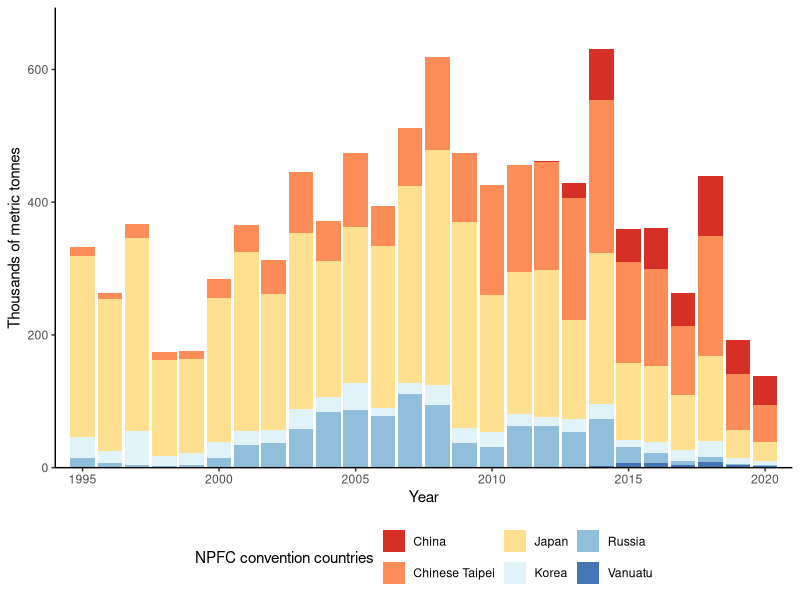
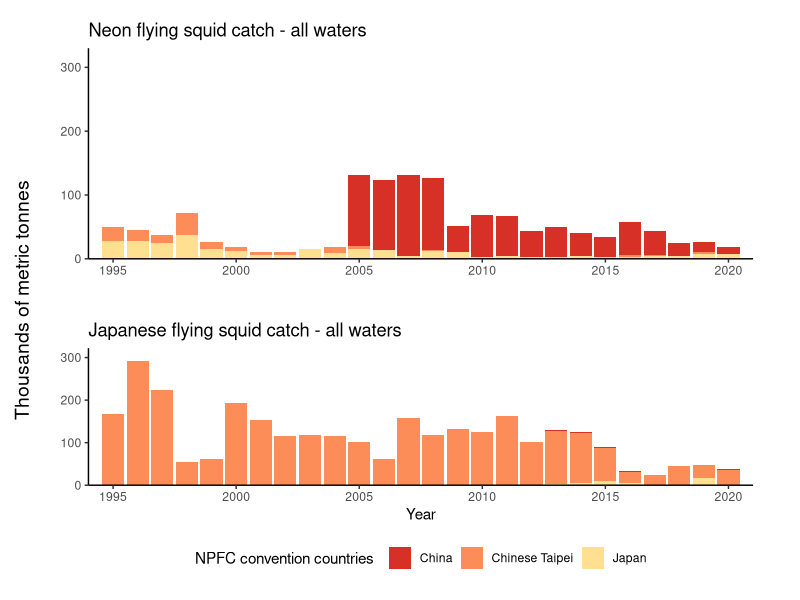
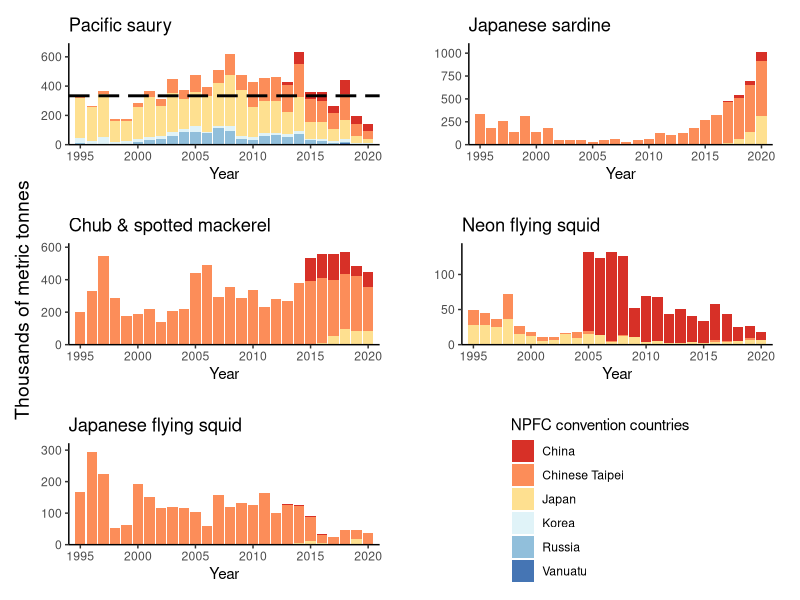
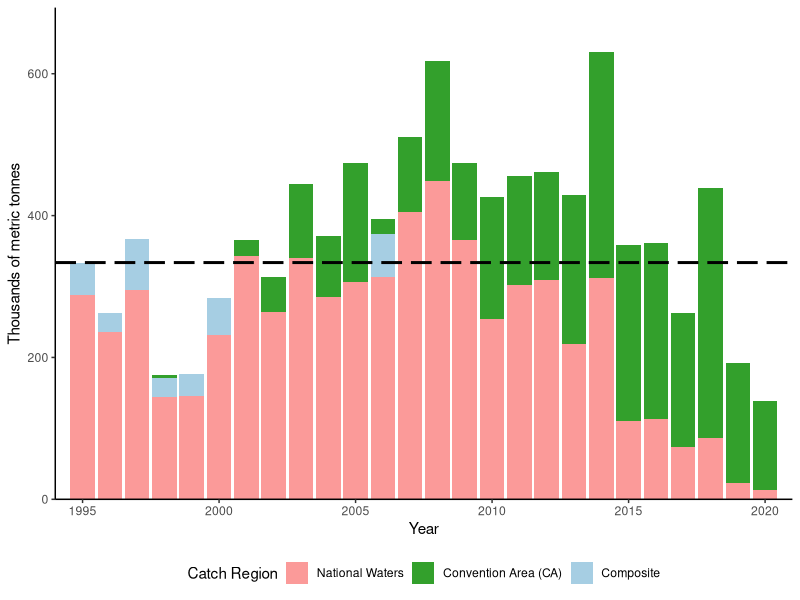
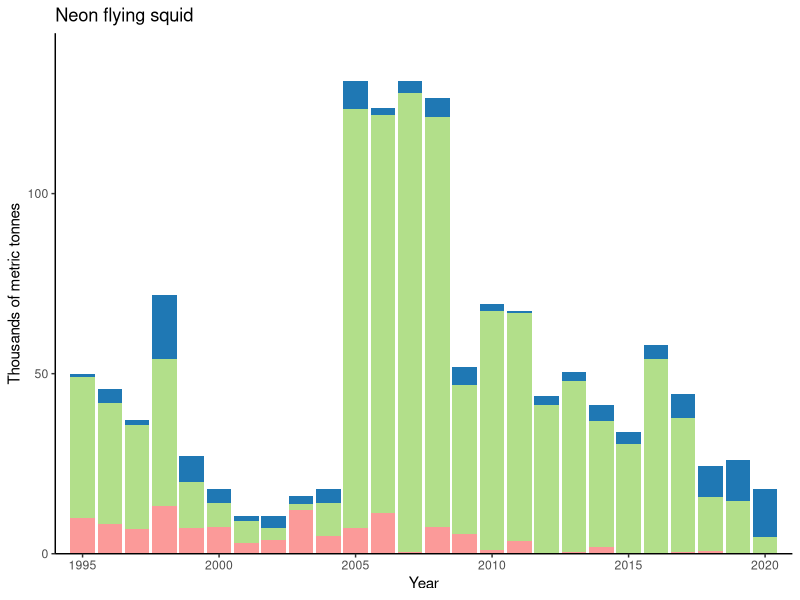
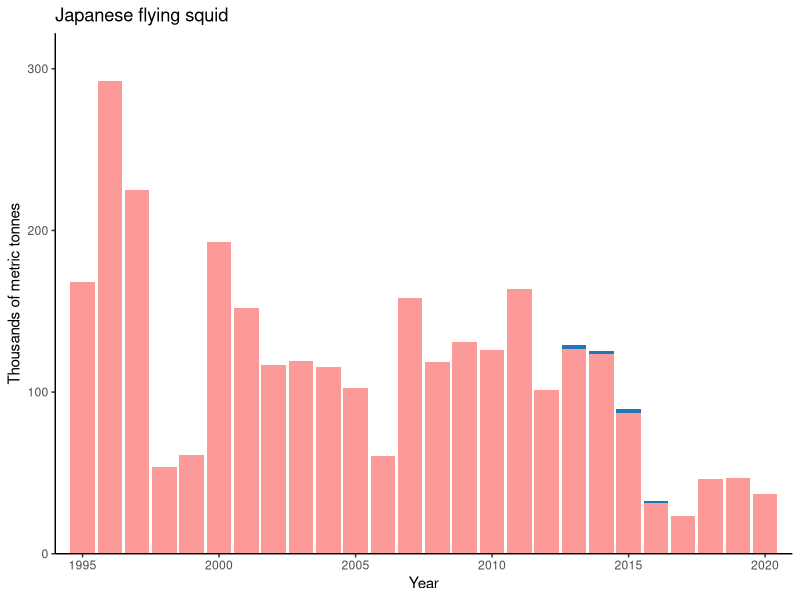
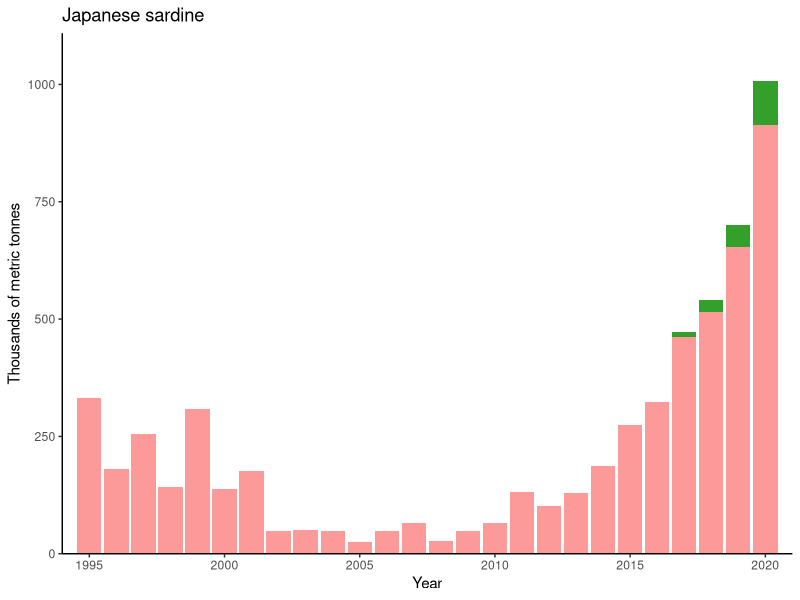
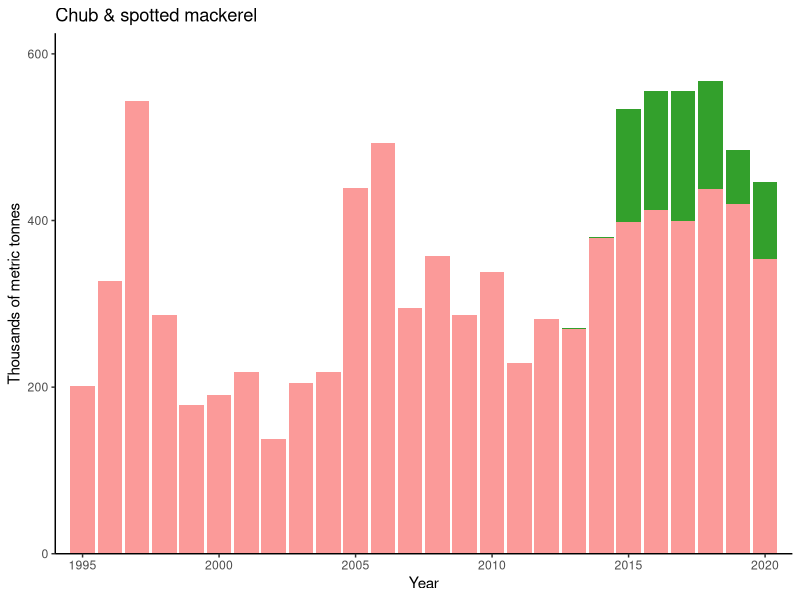

Source code (R) for these figures, in order:
## ---- chunk 1
library(tidyverse)
library(here)
# install.packages('RColorBrewer')
library(RColorBrewer)
library(cowplot)

## ---- chunk 2
NPFCcatch <- read_csv(here('data//NPFCcatchstats_June102021.csv'))
NPFCeffort <- read_csv(here('data//NPFCeffortstats_June102021.csv'))

# explore data
unique(NPFCcatch$species)
unique(NPFCeffort$species)
unique(NPFCcatch$region)
unique(NPFCcatch$gear)
unique(NPFCeffort$gear)

# uniform styling for tidyverse
NPFCcatch$region <- str_replace_all(NPFCcatch$region, "\n", "")
NPFCeffort$species <- str_to_lower(NPFCeffort$species)
NPFCcatch$gear <- str_to_lower(NPFCcatch$gear)
NPFCeffort$gear <- str_to_lower(NPFCeffort$gear)
## ---- chunk 3
saury <- NPFCcatch %>% filter(species=='pacific_saury') %>% mutate(catch_mton=catch_mton/1000)

stats <- saury %>%
  group_by(year) %>%
  summarize(sum_catch = sum(catch_mton))
TAC_CA <- 198
TAC <- 333.75
#TAC/max(stats$sum_catch)
TAC/mean(stats$sum_catch)

# derive statistics for describing data
stats_CA <- saury %>% filter(region=='CA') %>%
  group_by(year) %>%
  summarize(sum_catch = sum(catch_mton))
TAC_CA/max(stats_CA$sum_catch)
TAC_CA/mean(stats_CA$sum_catch)



## ---- chunk 4
# custom color scale to hold constant with all plots
convcountries <- brewer.pal(6, 'RdYlBu')
names(convcountries) <- levels(NPFCcatch$country)
customscale <- scale_fill_manual(values=convcountries, labels=c('China','Chinese Taipei','Japan','Korea','Russia', 'Vanuatu'))

saurycatchplot <- ggplot(data=saury, aes(x=year, y=catch_mton, fill=country)) +
  geom_bar(position='stack', stat='identity') +
  customscale +
  scale_x_continuous(limits=c(1994,2021), expand=c(0,0)) +
  scale_y_continuous(expand=expansion(mult=c(0,0.1)))  +
  xlab('Year') +
  ylab('Thousands of metric tonnes') +
  labs(fill='NPFC convention countries') +
  theme_classic() +
  theme(legend.position = 'bottom')
saurycatchplot

ggsave(here('output/figures', 'NPFC_catch_saury_allcountries.png'),
       saurycatchplot +
        geom_hline(yintercept=333.75,color='black',linetype='longdash', size=1) +
         ggtitle('Pacific saury catch (all areas)'),
       width=200, height=150, units='mm')
## ---- chunk 5
catchplotfnc <- function(sp, leg_pos='none', ...) { # the default settings are for writing to a plot_grid
  dat <- NPFCcatch %>% filter(species==sp) %>% mutate(catch_mton=catch_mton/1000)
  plot <- ggplot(data=dat, aes(x=year, y=catch_mton, fill=country)) +
  geom_bar(position='stack', stat='identity') +
  customscale +
  scale_x_continuous(limits=c(1994,2021), expand=c(0,0)) +
  scale_y_continuous(expand=expansion(mult=c(0,0.1)))  +
  xlab('Year') +
  ylab('Thousands of metric tonnes') +
  labs(fill='NPFC convention countries') +
  theme_classic() +
  theme(legend.position=leg_pos)
}

saurycatchplot2 <- catchplotfnc(sp='pacific_saury') +
ggtitle('Pacific saury') +
geom_hline(yintercept=333.75,color='black',linetype='longdash', size=1)

neonsquidcatchplot <- catchplotfnc(sp='neon_flying_squid') + ggtitle('Neon flying squid')
jpnsquidcatchplot <- catchplotfnc(sp='jpn_flying_squid') + ggtitle('Japanese flying squid')

squidcatchplotgrid <- plot_grid(neonsquidcatchplot +
                                    scale_y_continuous(limits=c(0,300), expand=expansion(mult=c(0,0.1))) +
                                    ylab(NULL) + xlab(NULL) +
                                    ggtitle('Neon flying squid catch - all waters'),
                                jpnsquidcatchplot +
                                    theme(legend.position = 'bottom') +
                                    ylab(NULL) +
                                    ggtitle('Japanese flying squid catch - all waters'),
                                ncol=1, scale=0.9) +
                      theme(plot.margin=margin(l=10)) +
                      draw_label(label='Thousands of metric tonnes', x=0.01, y=0.5, angle=90)
squidcatchplotgrid

ggsave(here('output/figures', 'NPFC_catch_allsquid_allcountries.png'), squidcatchplotgrid +
 labs(caption='Data from https://www.npfc.int/statistics.'),
       width=200, height=150, units='mm')


sardinecatchplot <- catchplotfnc(sp='jpn_sardine') + ggtitle('Japanese sardine')

mackerelcatchplot <- catchplotfnc(sp='chub_spotted_mackerel') + ggtitle('Chub & spotted mackerel')

# extract legend
leg <- cowplot::get_legend(saurycatchplot + theme(legend.position='right'))

NPFCcatch_plotgrid <- plot_grid(saurycatchplot2 + ylab(NULL),
                                sardinecatchplot + ylab(NULL),
                                mackerelcatchplot + ylab(NULL),
                                neonsquidcatchplot + ylab(NULL),
                                jpnsquidcatchplot + ylab(NULL), leg, ncol=2,
                                scale=0.9) +
  theme(plot.margin=margin(l=10)) +
  draw_label(label='Thousands of metric tonnes', x=0.01, y=0.5, angle=90)
NPFCcatch_plotgrid
ggsave(here('output/figures', 'NPFC_catch_allspecies_allcountries.png'),
       NPFCcatch_plotgrid,
       width=300, height=150, units='mm')

## ---- chunk 6

# create color scale to hold across all regions
regioncolors <- rev(brewer.pal(length(unique(NPFCcatch$region)), 'Paired'))
names(regioncolors) <- levels(NPFCcatch$region)

regionscale <- scale_fill_manual(values=regioncolors,
                                  breaks=c('NW', "CA", "CA170EWest", "CA170EEast", "Composite"),
                                  labels=c('National Waters', "Convention Area (CA)", "CA - west of 170\u00B0E", "CA - east of 170\u00B0E", "Composite"))

catchplotfnc_areacomparison <- function(sp, leg_pos='none', ...) {
  dat <- NPFCcatch %>% filter(species==sp) %>% mutate(catch_mton=catch_mton/1000)

  plot <- ggplot(data=dat, aes(x=year, y=catch_mton, fill=region)) +
  regionscale +
  geom_bar(position='stack', stat='identity') +
  scale_x_continuous(limits=c(1994,2021), expand=c(0,0)) +
  scale_y_continuous(expand=expansion(mult=c(0,0.1)))  +
  xlab('Year') +
  ylab('Thousands of metric tonnes') +
  labs(fill='Catch Region') +
  theme_classic() +
  theme(legend.position=leg_pos)
}

# saury catch overall
saurycatchplot_areacomparison_only <- catchplotfnc_areacomparison(sp='pacific_saury', leg_pos='bottom') +
geom_hline(yintercept=333.75,color='black',linetype='longdash', size=1)
saurycatchplot_areacomparison_only

ggsave(here('output/figures', 'NPFC_catch_saury_NWvCA.png'),
      saurycatchplot_areacomparison_only +
         ggtitle('Pacific saury Domestic v. NPFC Convention Area catch'),
      width=200, height=150, units='mm')

# saury catch by country - necessary?
saurycatchplot_areacomparison <- catchplotfnc_areacomparison(sp='pacific_saury') +
geom_hline(yintercept=333.75,color='black',linetype='longdash', size=1) + ggtitle('Pacific saury')

neonsquidcatchplot_areacomparison <- catchplotfnc_areacomparison(sp='neon_flying_squid') + ggtitle('Neon flying squid')
neonsquidcatchplot_areacomparison

jpnsquidcatchplot_areacomparison <- catchplotfnc_areacomparison(sp='jpn_flying_squid') + ggtitle('Japanese flying squid')
jpnsquidcatchplot_areacomparison

sardinecatchplot_areacomparison <- catchplotfnc_areacomparison(sp='jpn_sardine') + ggtitle('Japanese sardine')
sardinecatchplot_areacomparison

mackerelcatchplot_areacomparison <- catchplotfnc_areacomparison(sp='chub_spotted_mackerel') + ggtitle('Chub & spotted mackerel')
mackerelcatchplot_areacomparison

# extract legend - retrieve all regions
legendplot <- ggplot(NPFCcatch, aes(x=year, y=catch_mton, fill=region)) +
  geom_bar(position='stack', stat='identity') +
  regionscale +
  theme(legend.position = 'right') +
  labs(fill='Catch Region')
leg_areacomparison <- cowplot::get_legend(legendplot)

NPFCcatch_allspecies_areacomparison_plotgrid <- plot_grid(saurycatchplot_areacomparison + ylab(NULL),
                                sardinecatchplot_areacomparison + ylab(NULL),
                                mackerelcatchplot_areacomparison + ylab(NULL),
                                neonsquidcatchplot_areacomparison + ylab(NULL),
                                jpnsquidcatchplot_areacomparison + ylab(NULL), leg_areacomparison, ncol=2,
                                scale=0.9) +
  theme(plot.margin=margin(l=10)) +
  draw_label(label='Thousands of metric tonnes', x=0.01, y=0.5, angle=90)
NPFCcatch_allspecies_areacomparison_plotgrid

ggsave(here('figures', 'NPFC_catch_allspecies_NWvCA.png'),
       NPFCcatch_allspecies_areacomparison_plotgrid,
       width=300, height=150, units='mm')

## ---- chunk 7
catchplotfnc_CA <- function(sp, CA=TRUE, leg_pos='none', ...) {
  catchsp <- NPFCcatch %>% mutate(is_CA=str_detect(region, 'CA'),
                                  catch_mton=catch_mton/1000) %>%
    filter(species==sp & is_CA==CA) %>%
    select(-is_CA)

catchplot <- ggplot(data=catchsp, aes(x=year, y=catch_mton, fill=country)) +
  geom_bar(position='stack', stat='identity') +
  customscale +
  scale_x_continuous(limits=c(1994,2021), expand=c(0,0)) +
  scale_y_continuous(expand=expansion(mult=c(0,0.1)))  +
  xlab('Year') +
  ylab('Thousands of metric tonnes') +
  labs(fill='NPFC convention countries') +
  theme_classic() +
  theme(legend.position=leg_pos)
  return(catchplot)
}

# test
saurycatchplot_CA_only <- catchplotfnc_CA('pacific_saury', CA=TRUE, leg_pos='bottom') +
  geom_hline(yintercept=198, color='black', linetype='longdash', size=1) +
  ggtitle('Pacific saury catch in NPFC high seas convention area')
saurycatchplot_CA_only

saurycatchplot_NW <- catchplotfnc_CA('pacific_saury', CA=FALSE, leg_pos='bottom') +
  ggtitle('Pacific saury catch in domestic EEZs')
saurycatchplot_NW

ggsave(here('figures', 'NPFC_catch_saury_allcountries_CA.png'),
       saurycatchplot_CA_only, width=200, height=150, units='mm')

saurycatchplot_CA <- catchplotfnc_CA(sp='pacific_saury') + ggtitle('Pacific saury')
neonsquidcatchplot_CA <- catchplotfnc_CA(sp='neon_flying_squid') + ggtitle('Neon flying squid')

jpnsquidcatchplot_CA <- catchplotfnc_CA(sp='jpn_flying_squid') + ggtitle('Japanese flying squid')

sardinecatchplot_CA <- catchplotfnc_CA(sp='jpn_sardine') + ggtitle('Japanese sardine')

mackerelcatchplot_CA <- catchplotfnc_CA(sp='chub_spotted_mackerel') + ggtitle('Chub & spotted mackerel')


NPFCcatch_allspecies_allcountries_CA_plotgrid <- plot_grid(saurycatchplot_CA + ylab(NULL),
                                sardinecatchplot_CA + ylab(NULL),
                                mackerelcatchplot_CA + ylab(NULL),
                                neonsquidcatchplot_CA + ylab(NULL),
                                jpnsquidcatchplot_CA + ylab(NULL), leg, ncol=2,
                                scale=0.9) +
  theme(plot.margin=margin(l=10)) +
  draw_label(label='Thousands of metric tonnes', x=0.01, y=0.5, angle=90)
NPFCcatch_allspecies_allcountries_CA_plotgrid #check

ggsave(here('figures', 'NPFC_catch_allspecies_allcountries_CA.png'),
       NPFCcatch_allspecies_allcountries_CA_plotgrid,
       width=300, height=150, units='mm')

